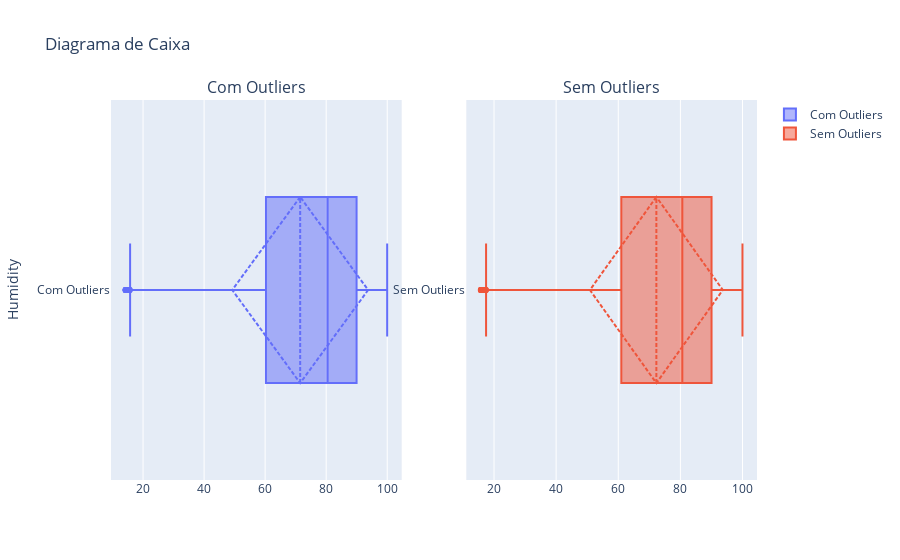

This figure's notebook cell:
### Code cell
diagrama_caixa(df['Humidity'])

### Figure 1 — Plotly figure (JSON) as saved in the notebook; plotly's stock layout.template omitted (floating-point values rounded to 4 significant figures; data arrays with more than 128 entries replaced by an {"elided": "..."} marker saying what was removed)
{"data": [{"boxmean": "sd", "name": "Com Outliers", "type": "box", "x": {"elided": "2200 float values"}, "xaxis": "x", "yaxis": "y"}, {"boxmean": "sd", "name": "Sem Outliers", "type": "box", "x": {"elided": "2170 float values"}, "xaxis": "x2", "yaxis": "y2"}], "layout": {"annotations": [{"font": {"size": 16}, "showarrow": false, "text": "Com Outliers", "x": 0.225, "xanchor": "center", "xref": "paper", "y": 1, "yanchor": "bottom", "yref": "paper"}, {"font": {"size": 16}, "showarrow": false, "text": "Sem Outliers", "x": 0.775, "xanchor": "center", "xref": "paper", "y": 1, "yanchor": "bottom", "yref": "paper"}], "title": {"text": "Diagrama de Caixa"}, "xaxis": {"anchor": "y", "domain": [0, 0.45]}, "xaxis2": {"anchor": "y2", "domain": [0.55, 1]}, "yaxis": {"anchor": "x", "domain": [0, 1], "title": {"text": "Humidity"}}, "yaxis2": {"anchor": "x2", "domain": [0, 1]}}}
